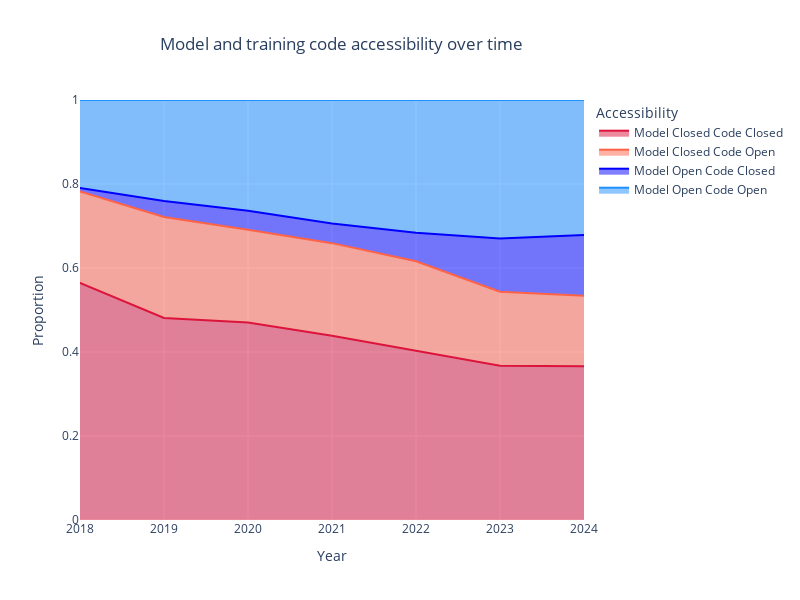

The cell this chart's notebook holds for it:
### Code cell
# sort using custom order
sort_order = ['Model Closed Code Closed', 'Model Closed Code Open', 'Model Open Code Closed', 'Model Open Code Open']

with_totals['Category_sorted'] = pd.Categorical(with_totals['Category'], categories=sort_order, ordered=True)
with_totals = with_totals.sort_values('Category_sorted')


colors = ['crimson', 'tomato', 'blue', 'dodgerblue']
fig = px.area(with_totals, x='Year', y='proportion', color='Category', line_group='Category',
              labels={'proportion': 'Proportion', 'Year': 'Year', 'Category': 'Accessibility'},
              title='Model and training code accessibility over time', color_discrete_sequence=colors)

fig.update_yaxes(range=[0, 1])
fig.update_xaxes(range=[2018, 2024])
fig.update_layout(
    autosize=False,
    width=800,
    height=600,
    title_x=0.2,
)

save_plot(fig, results_dir, f'model_code_accessibility_over_time')

fig.show()

### Figure 1 — Plotly figure (JSON) as saved in the notebook; plotly's stock layout.template omitted (floating-point values rounded to 4 significant figures)
{"data": [{"fillpattern": {"shape": ""}, "hovertemplate": "Accessibility=Model Closed Code Closed<br>Year=%{x}<br>Proportion=%{y}<extra></extra>", "legendgroup": "Model Closed Code Closed", "line": {"color": "crimson"}, "marker": {"symbol": "circle"}, "mode": "lines", "name": "Model Closed Code Closed", "orientation": "v", "showlegend": true, "stackgroup": "1", "type": "scatter", "x": [2015, 2016, 2017, 2018, 2019, 2020, 2021, 2022, 2023, 2024], "xaxis": "x", "y": [0.625, 0.7667, 0.6441, 0.5645, 0.4809, 0.4703, 0.4388, 0.4036, 0.3673, 0.366], "yaxis": "y"}, {"fillpattern": {"shape": ""}, "hovertemplate": "Accessibility=Model Closed Code Open<br>Year=%{x}<br>Proportion=%{y}<extra></extra>", "legendgroup": "Model Closed Code Open", "line": {"color": "tomato"}, "marker": {"symbol": "circle"}, "mode": "lines", "name": "Model Closed Code Open", "orientation": "v", "showlegend": true, "stackgroup": "1", "type": "scatter", "x": [2015, 2016, 2017, 2018, 2019, 2020, 2021, 2022, 2023, 2024], "xaxis": "x", "y": [0.125, 0.1, 0.2712, 0.2177, 0.2405, 0.221, 0.2204, 0.2125, 0.1761, 0.1678], "yaxis": "y"}, {"fillpattern": {"shape": ""}, "hovertemplate": "Accessibility=Model Open Code Closed<br>Year=%{x}<br>Proportion=%{y}<extra></extra>", "legendgroup": "Model Open Code Closed", "line": {"color": "blue"}, "marker": {"symbol": "circle"}, "mode": "lines", "name": "Model Open Code Closed", "orientation": "v", "showlegend": true, "stackgroup": "1", "type": "scatter", "x": [2023, 2024, 2016, 2017, 2015, 2019, 2020, 2021, 2022, 2018], "xaxis": "x", "y": [0.127, 0.1445, 0, 0, 0, 0.03817, 0.04533, 0.04694, 0.06755, 0.008065], "yaxis": "y"}, {"fillpattern": {"shape": ""}, "hovertemplate": "Accessibility=Model Open Code Open<br>Year=%{x}<br>Proportion=%{y}<extra></extra>", "legendgroup": "Model Open Code Open", "line": {"color": "dodgerblue"}, "marker": {"symbol": "circle"}, "mode": "lines", "name": "Model Open Code Open", "orientation": "v", "showlegend": true, "stackgroup": "1", "type": "scatter", "x": [2023, 2024, 2021, 2020, 2019, 2018, 2017, 2016, 2015, 2022], "xaxis": "x", "y": [0.3296, 0.3217, 0.2939, 0.2635, 0.2405, 0.2097, 0.08475, 0.1333, 0.25, 0.3163], "yaxis": "y"}], "layout": {"autosize": false, "height": 600, "legend": {"title": {"text": "Accessibility"}, "tracegroupgap": 0}, "title": {"text": "Model and training code accessibility over time", "x": 0.2}, "width": 800, "xaxis": {"anchor": "y", "domain": [0, 1], "range": [2018, 2024], "title": {"text": "Year"}}, "yaxis": {"anchor": "x", "domain": [0, 1], "range": [0, 1], "title": {"text": "Proportion"}}}}
